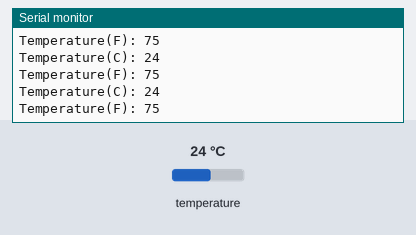
Simulated run of this sketch. Board: Arduino Uno, built with avr-gcc and run on an emulated ATmega328P. On the bench: the last lines printed to the serial monitor. Wiring (inferred from the names in the program): LM75 temperature sensor at I2C address 0x48. The test bench sets the inputs (shaded band); at power-on: temperature 24 °C.

Above: at 1.3 s.
1.4 s: temperature set to 12 °C
At 1.81 s:
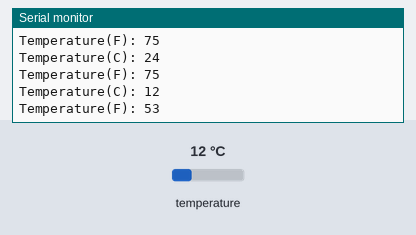
2.9 s: temperature set to 19 °C
At 3.31 s:
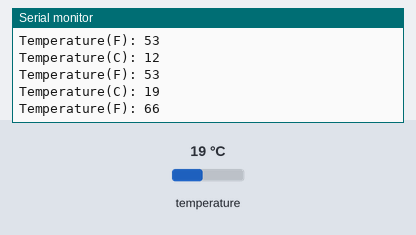
Timing chart, 0 to 5.9 s (numbered marks = the images above; inputs shaded):
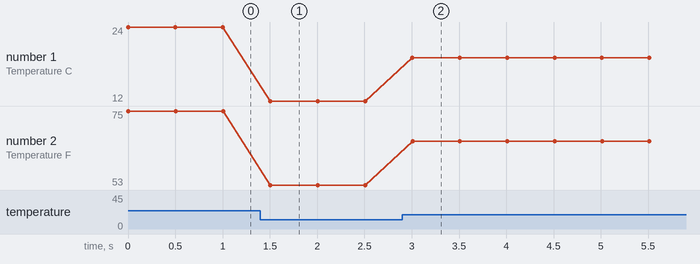

The sketch:

arduino_i2c_master.ino
```cpp
/*
 * Simple demonstration of I2C
 * Connects to a temperature sensor (TC74A0)
 * Prints the readings to serial in Celsius and Farenheit
 * Datasheet for sensor: https://my.mouser.com/datasheet/2/268/21462c-73653.pdf
 */
#include <Wire.h>
#define THERMO_ADDRESS 72 //I2C Address of the device

#define READ_TEMP_COMMAND 0x00 //Command to be sent to the thermometer
void setup() {
  Serial.begin(115200);
  Serial.println("Serial Started");
  Wire.begin(); //Start wire library
  Serial.println("Wire Started");
}

void loop() {
  //Start Transmission
  Wire.beginTransmission(THERMO_ADDRESS);
  //Write the command to the thermometer
  Wire.write(READ_TEMP_COMMAND);
  //End the transmission
  Wire.endTransmission();

  //Request 1 byte from the thermo_address
  Wire.requestFrom(THERMO_ADDRESS, 1);

  //While there is no info available
  while (Wire.available() == 0);

  //Temperature that is read in celsius
  int c = Wire.read();

  //Print info to the user
  Serial.print("Temperature(C): ");
  Serial.print(c);
  Serial.print("\n");
  Serial.print("Temperature(F): ");
  Serial.print((c * 9 / 5) + 32);
  Serial.print("\n");

  //Delay between readings
  delay(500);

}
```

Measured:
- after the input at 1.4 s, the serial monitor: prints a new line after 0.10 s (image 1)
- after the input at 2.9 s, the serial monitor: prints a new line after 0.11 s (image 2)
- plotted number 1: 24 → 12 after the input at 1.4 s, 12 → 19 after the input at 2.9 s
- plotted number 2: 75 → 53 after the input at 1.4 s, 53 → 66 after the input at 2.9 s
